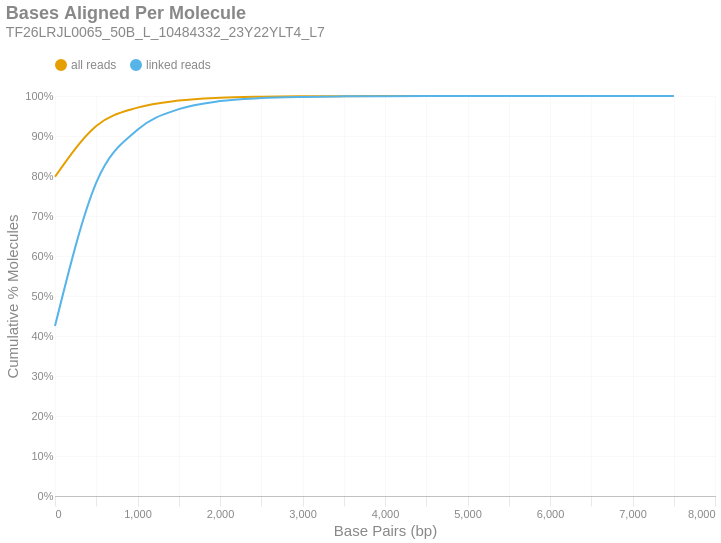

The notebook cell this image was saved under:
### Markdown cell above
### Bases Aligned Per Molecule
This is a cumulative frequency distribution showing the number of base pairs aligned per unique molecule. These data are shown in 500 bp bins. There are two distributions: one with `all reads` (yellow) and another with only `linked reads` (blue). The percent of molecules in the `linked reads` distribution is relative to the total number of linked molecules.

### Code cell
if SKIPLR:
    print_html(f"Skipped")
else:
    binned_df = consolidated_hist(valids['aligned_bp'], mask, 500, True)
    with SafeRender(binned_df):
        (
            density_plot(binned_df, 'Bases Aligned Per Molecule', samplename, 'basesper')
            .encode(
                x=alt.X('bin:Q', title="Base Pairs (bp)").axis(tickMinStep=500).scale(padding=0),
                y=alt.Y('value:Q', title='Cumulative % Molecules')
                    .axis(format='%')
                    .scale(domain = [0,1])
                    .stack(False),
                color=alt.Color("key:N").scale(domain = ["all reads", "linked reads"]),
                tooltip = [
                    alt.Tooltip("key:N", title = "Data Type"),
                    alt.Tooltip("range_label:N", title="Bases Aligned Per Molecule"),
                    alt.Tooltip("value:Q", format = ".2%", title="% Molecules (Cum.)")
                ]
            )
        ).display()

### Figure 1 — Vega-Lite specification as saved in the notebook (floating-point values rounded to 4 significant figures)
{"width": "container", "height": 400, "config": {"title": {"anchor": "start", "dy": -15, "fontSize": 18, "color": "#888888", "subtitleColor": "#888888", "subtitleFontSize": 14}, "arc": {"fill": "#0072B2"}, "axis": {"domainColor": "#888888", "domainWidth": 0.5, "gridWidth": 0.2, "grid": false, "titleFontWeight": 400, "titleFontSize": 15, "labelFontSize": 11, "labelColor": "#888888", "tickColor": "#888888", "tickWidth": 0.2, "titleColor": "#888888"}, "axisBand": {"grid": false}, "axisX": {"grid": true, "tickSize": 10, "domainCap": "round"}, "axisY": {"domain": false, "grid": true, "tickSize": 0, "domainCap": "round"}, "background": "transparent", "header": {"labelFontSize": 15, "labelColor": "#888888", "titleFontSize": 15, "titleFontWeight": 600, "titleColor": "#888888"}, "legend": {"labelFont": "sans-serif", "labelFontSize": 12, "labelColor": "#888888", "symbolSize": 100, "symbolType": "circle", "titleFontSize": 12, "titlePadding": 10, "titleColor": "#888888", "title": null, "orient": "top"}, "range": {"category": ["#E69F00", "#56B4E9", "#009E73", "#F0E442", "#0072B2", "#D55E00", "#CC79A7", "#000000"], "diverging": ["#cfe8f3", "#a2d4ec", "#73bfe2", "#46abdb", "#1696d2", "#12719e"]}, "area": {"fill": "#0072B2", "fillOpacity": 0.7, "line": true, "strokeOpacity": 0.7}, "line": {"color": "#0072B2", "stroke": "#0072B2", "strokeWidth": 2}, "trail": {"color": "#0072B2", "stroke": "#0072B2", "strokeWidth": 0, "size": 1}, "point": {"filled": true, "fillOpacity": 1.0, "size": 95}, "text": {"color": "#888888", "fontSize": 11, "align": "right", "fontWeight": 400, "size": 11}, "bar": {"fill": "#0072B2", "stroke": null}, "view": {"stroke": null, "continuousWidth": 660, "continuousHeight": 400}}, "data": {"name": "data-46c6e1f8b1d03cd2f840903fea16e857"}, "mark": {"type": "line", "interpolate": "monotone", "point": {"opacity": 0, "size": 275}}, "encoding": {"color": {"field": "key", "scale": {"domain": ["all reads", "linked reads"]}, "type": "nominal"}, "tooltip": [{"field": "key", "title": "Data Type", "type": "nominal"}, {"field": "range_label", "title": "Bases Aligned Per Molecule", "type": "nominal"}, {"field": "value", "format": ".2%", "title": "% Molecules (Cum.)", "type": "quantitative"}], "x": {"axis": {"tickMinStep": 500}, "field": "bin", "scale": {"padding": 0}, "title": "Base Pairs (bp)", "type": "quantitative"}, "y": {"axis": {"format": "%"}, "field": "value", "scale": {"domain": [0, 1]}, "stack": false, "title": "Cumulative % Molecules", "type": "quantitative"}}, "params": [{"name": "param_c36ac31b6afebe62", "select": {"type": "point", "fields": ["key"]}, "bind": "legend"}], "title": {"text": "Bases Aligned Per Molecule", "subtitle": "TF26LRJL0065_50B_L_10484332_23Y22YLT4_L7"}, "transform": [{"fold": ["all reads (cumsum)", "linked reads (cumsum)"]}, {"calculate": "replace(datum.key, ' (cumsum)', '')", "as": "key"}, {"filter": {"param": "param_c36ac31b6afebe62"}}], "usermeta": {"embedOptions": {"downloadFileName": "TF26LRJL0065_50B_L_10484332_23Y22YLT4_L7.basesper"}}, "$schema": "https://vega.github.io/schema/vega-lite/v6.4.1.json", "datasets": {"data-46c6e1f8b1d03cd2f840903fea16e857": [{"bin": "0.0", "interval": "0.0-500.0", "all reads": 0.7982, "linked reads": 0.4248, "all reads (cumsum)": 0.7982, "linked reads (cumsum)": 0.4248, "range_label": "0-499"}, {"bin": "500.0", "interval": "500.0-1000.0", "all reads": 0.127, "linked reads": 0.3586, "all reads (cumsum)": 0.9252, "linked reads (cumsum)": 0.7834, "range_label": "500-999"}, {"bin": "1000.0", "interval": "1000.0-1500.0", "all reads": 0.04573, "linked reads": 0.1323, "all reads (cumsum)": 0.9709, "linked reads (cumsum)": 0.9157, "range_label": "1000-1499"}, {"bin": "1500.0", "interval": "1500.0-2000.0", "all reads": 0.01773, "linked reads": 0.05142, "all reads (cumsum)": 0.9887, "linked reads (cumsum)": 0.9671, "range_label": "1500-1999"}, {"bin": "2000.0", "interval": "2000.0-2500.0", "all reads": 0.006965, "linked reads": 0.02022, "all reads (cumsum)": 0.9956, "linked reads (cumsum)": 0.9873, "range_label": "2000-2499"}, {"bin": "2500.0", "interval": "2500.0-3000.0", "all reads": 0.00256, "linked reads": 0.007431, "all reads (cumsum)": 0.9982, "linked reads (cumsum)": 0.9947, "range_label": "2500-2999"}, {"bin": "3000.0", "interval": "3000.0-3500.0", "all reads": 0.001059, "linked reads": 0.003075, "all reads (cumsum)": 0.9992, "linked reads (cumsum)": 0.9978, "range_label": "3000-3499"}, {"bin": "3500.0", "interval": "3500.0-4000.0", "all reads": 0.0004371, "linked reads": 0.001269, "all reads (cumsum)": 0.9997, "linked reads (cumsum)": 0.9991, "range_label": "3500-3999"}, {"bin": "4000.0", "interval": "4000.0-4500.0", "all reads": 0.0001813, "linked reads": 0.0005261, "all reads (cumsum)": 0.9999, "linked reads (cumsum)": 0.9996, "range_label": "4000-4499"}, {"bin": "4500.0", "interval": "4500.0-5000.0", "all reads": 8.742e-05, "linked reads": 0.0002537, "all reads (cumsum)": 1.0, "linked reads (cumsum)": 0.9999, "range_label": "4500-4999"}, {"bin": "5000.0", "interval": "5000.0-5500.0", "all reads": 2.727e-05, "linked reads": 7.915e-05, "all reads (cumsum)": 1.0, "linked reads (cumsum)": 0.9999, "range_label": "5000-5499"}, {"bin": "5500.0", "interval": "5500.0-6000.0", "all reads": 1.283e-05, "linked reads": 3.725e-05, "all reads (cumsum)": 1.0, "linked reads (cumsum)": 1.0, "range_label": "5500-5999"}, {"bin": "6000.0", "interval": "6000.0-6500.0", "all reads": 5.614e-06, "linked reads": 1.63e-05, "all reads (cumsum)": 1.0, "linked reads (cumsum)": 1.0, "range_label": "6000-6499"}, {"bin": "6500.0", "interval": "6500.0-7000.0", "all reads": 3.208e-06, "linked reads": 9.312e-06, "all reads (cumsum)": 1.0, "linked reads (cumsum)": 1.0, "range_label": "6500-6999"}, {"bin": "7000.0", "interval": "7000.0-7500.0", "all reads": 0.0, "linked reads": 0.0, "all reads (cumsum)": 1.0, "linked reads (cumsum)": 1.0, "range_label": "7000-7499"}, {"bin": "7500.0", "interval": "7500.0-8000.0", "all reads": 8.02e-07, "linked reads": 2.328e-06, "all reads (cumsum)": 1.0, "linked reads (cumsum)": 1.0, "range_label": "7500-7999"}]}}
